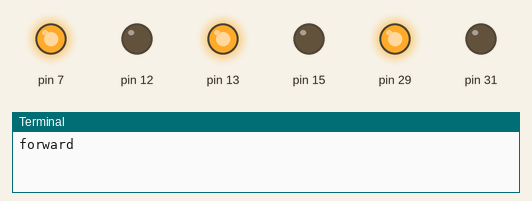
A program run on a simulated Raspberry Pi (header pin numbers). Parts: output pins drawn as LEDs (lit = HIGH), the last lines printed to the terminal. At 13.0 s the program stops and its outputs stay as they are.

Above: at 0.1 s.
At 3.1 s:
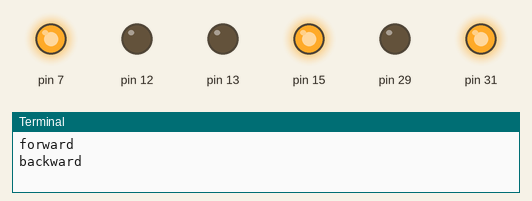
At 5.1 s:
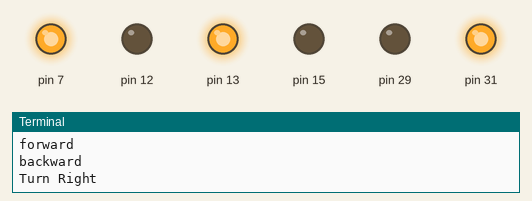
At 7.1 s:
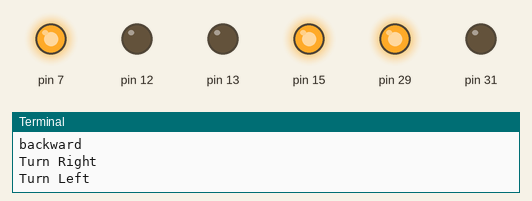
At 10.1 s:
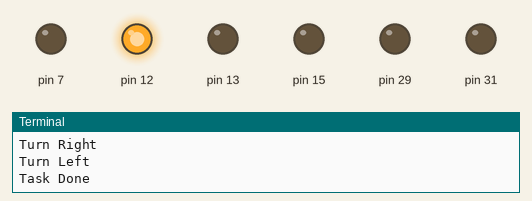
At 13.1 s:
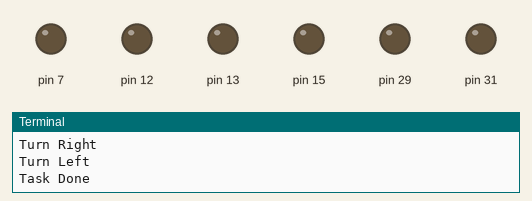
Timing chart, 0 to 14.5 s (numbered marks = the images above):
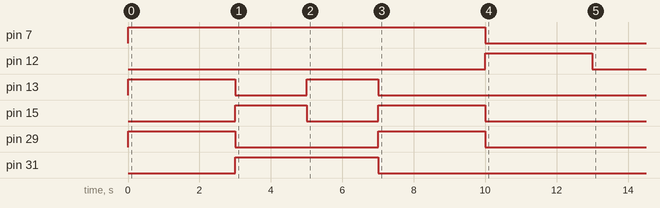

The program:

Motor-Driver_movement_1.py
```python
#usr!/bin/python3
#5.Test Motor-Driver_movement_1.py
import RPi.GPIO as gpio
import time


def init():
    gpio.setmode(gpio.BOARD)
    gpio.setup(13, gpio.OUT)
    gpio.setup(15, gpio.OUT)
    gpio.setup(29, gpio.OUT)
    gpio.setup(31, gpio.OUT)
    gpio.setup(7, gpio.OUT)

def forward(tf):
    init()
    gpio.output(13, True)
    gpio.output(15, False)
    gpio.output(29, True)
    gpio.output(31, False)
    gpio.output(7, True)
    time.sleep(tf)
    gpio.cleanup()

def backward(tf):
    init()
    gpio.output(13, False)
    gpio.output(15, True)
    gpio.output(29, False)
    gpio.output(31, True)
    gpio.output(7, True)
    time.sleep(tf)
    gpio.cleanup()

def turnright(tf):
    init()
    gpio.output(13, True)
    gpio.output(15, False)
    gpio.output(29, False)
    gpio.output(31, True)
    gpio.output(7, True)
    time.sleep(tf)
    gpio.cleanup()

def turnleft(tf):
    init()
    gpio.output(13, False)
    gpio.output(15, True)
    gpio.output(29, True)
    gpio.output(31, False)
    gpio.output(7, True)
    time.sleep(tf)
    gpio.cleanup()

print("forward")
forward(3)
print("backward")
backward(2)
print("Turn Right")
turnright(2)
print("Turn Left")
turnleft(3)

print("Task Done")

gpio.setmode(gpio.BOARD)
gpio.setup(12, gpio.OUT)
gpio.output(12, True)
time.sleep(3)
gpio.cleanup()
```

Measured:
- by itself, pin 7: LOW → HIGH at 0.00 s, → LOW 10.0 s later
- by itself, pin 12: LOW → HIGH at 10.0 s, → LOW 3.0 s later
- by itself, pin 13: LOW → HIGH at 0.00 s, → LOW 3.0 s later, → HIGH 2.0 s later, → LOW 2.0 s later
- by itself, pin 15: LOW → HIGH at 3.0 s, → LOW 2.0 s later, → HIGH 2.0 s later, → LOW 3.0 s later
- by itself, pin 29: alternates HIGH for 3.0 s and LOW for 4.0 s
- by itself, pin 31: LOW → HIGH at 3.0 s, → LOW 4.0 s later
